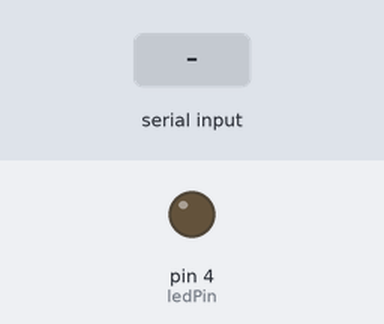
Simulated run of this sketch. Board: Arduino Uno, built with avr-gcc and run on an emulated ATmega328P. On the bench: output pins drawn as LEDs (lit = HIGH). Inputs (shaded band) come from the test bench.

Above: at 1.2 s.
1.3 s: "H" received over Serial
At 2.0 s:
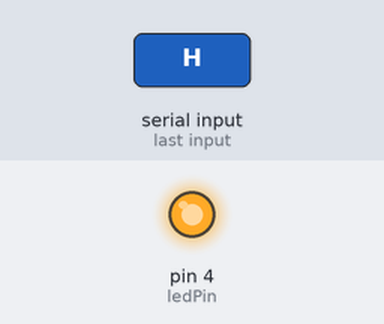
2.9 s: "1" received over Serial
At 3.3 s:
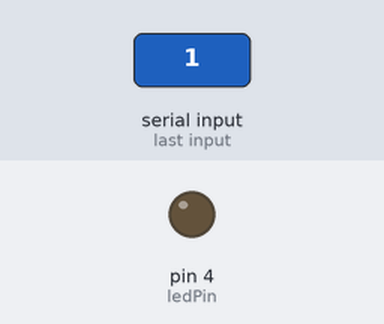
Timing chart, 0 to 5.9 s (numbered marks = the images above; inputs shaded):
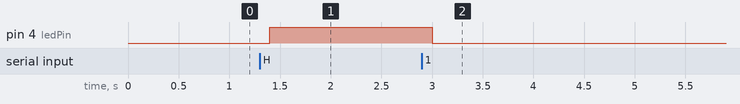

Measured:
- after the input at 1.3 s, pin 4 (ledPin): LOW → HIGH after 0.10 s
- after the input at 2.9 s, pin 4 (ledPin): HIGH → LOW after 0.10 s

The sketch:

SerialRead.ino
```cpp
 char val; // Data received from the serial port
 int ledPin = 4; // Set the pin to digital I/O 4
 int ledPin2 = 2;

 void setup() {
  pinMode(ledPin, OUTPUT); // Set pin as OUTPUT
  Serial.begin(9600); // Start serial communication at 9600 bps
 }

 void loop() {
  while (Serial.available()) { // If data is available to read,
    val = Serial.read(); // read it and store it in val
  }
  if (val == 'H') { // If H was received
    digitalWrite(ledPin, HIGH); // turn the LED on
    digitalWrite(ledPin2, LOW);
  } else {
    digitalWrite(ledPin2, HIGH);
    digitalWrite(ledPin, LOW); // Otherwise turn it OFF
  }
  delay(100); // Wait 100 milliseconds for next reading
 }
```
